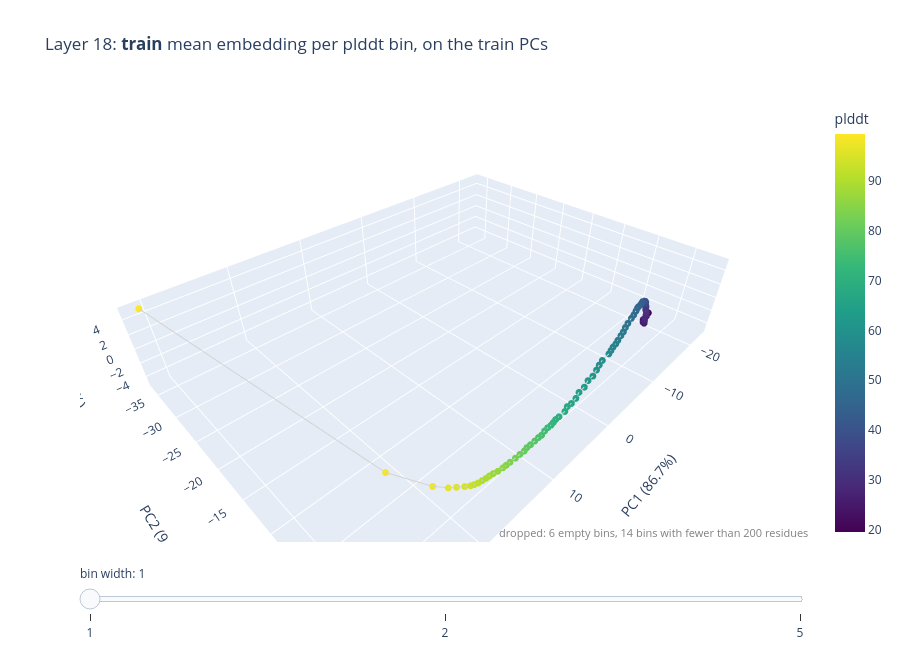
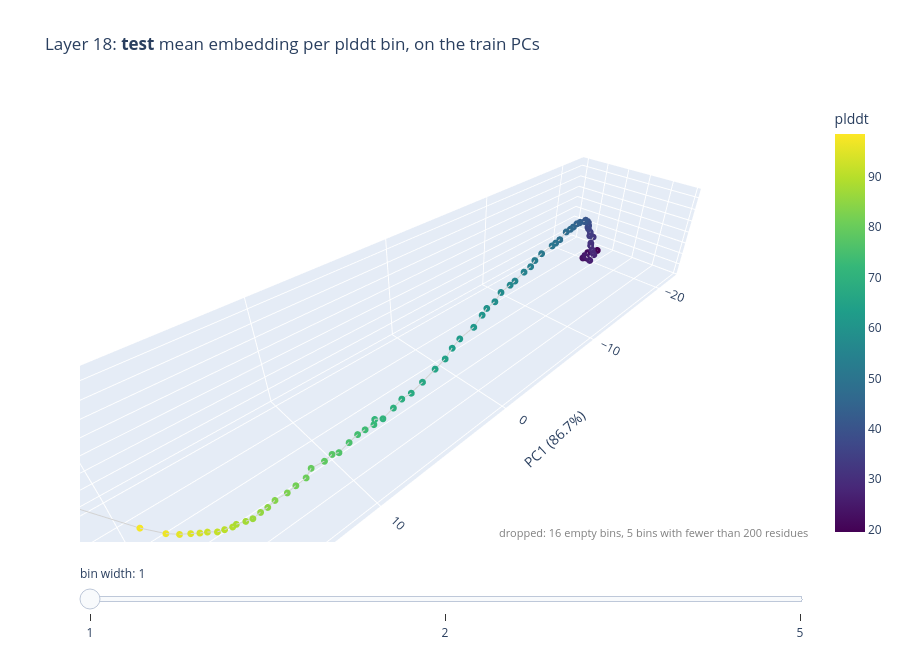

Here is the notebook cell these charts were saved with, in order:
### Markdown cell above
### pLDDT

### Code cell
widths = [1, 2, 5]
points = {split: {w: bin_means(sums[split]["plddt"], counts[split]["plddt"], 0, w) for w in widths} for split in SPLITS}

# train PC axes for every bin width, saved
axes = {}
for w in widths:
    axes[w] = pca_axes(points["train"][w]["means"], reference=axes[widths[0]]["components"] if axes else None)
    np.savez(config.data_path("label_bins") / f"train_plddt_width{w}_pca_axes_L{LAYER}.npz", **axes[w])
    print(f"bin width {w}: train PC1-6 explain {np.round(axes[w]['explained'], 3)}")

plot_pca(points["train"], axes, "plddt", f"Layer {LAYER}: <b>train</b> mean embedding per plddt bin, on the train PCs")
plot_pca(points["test"], axes, "plddt", f"Layer {LAYER}: <b>test</b> mean embedding per plddt bin, on the train PCs")

### Figure 1 — Plotly figure (JSON) as saved in the notebook; plotly's stock layout.template omitted (floating-point values rounded to 4 significant figures)
{"data": [{"hoverinfo": "text", "line": {"color": "lightgray"}, "marker": {"color": [19.5, 20.5, 21.5, 22.5, 23.5, 24.5, 25.5, 26.5, 27.5, 28.5, 29.5, 30.5, 31.5, 32.5, 33.5, 34.5, 35.5, 36.5, 37.5, 38.5, 39.5, 40.5, 41.5, 42.5, 43.5, 44.5, 45.5, 46.5, 47.5, 48.5, 49.5, 50.5, 51.5, 52.5, 53.5, 54.5, 55.5, 56.5, 57.5, 58.5, 59.5, 60.5, 61.5, 62.5, 63.5, 64.5, 65.5, 66.5, 67.5, 68.5, 69.5, 70.5, 71.5, 72.5, 73.5, 74.5, 75.5, 76.5, 77.5, 78.5, 79.5, 80.5, 81.5, 82.5, 83.5, 84.5, 85.5, 86.5, 87.5, 88.5, 89.5, 90.5, 91.5, 92.5, 93.5, 94.5, 95.5, 96.5, 97.5, 98.5, 99.5], "colorbar": {"title": {"text": "plddt"}}, "colorscale": [[0, "#440154"], [0.1111, "#482878"], [0.2222, "#3e4989"], [0.3333, "#31688e"], [0.4444, "#26828e"], [0.5556, "#1f9e89"], [0.6667, "#35b779"], [0.7778, "#6ece58"], [0.8889, "#b5de2b"], [1, "#fde725"]], "size": 4}, "mode": "markers+lines", "text": ["plddt 19.5: 532 residues", "plddt 20.5: 1,150 residues", "plddt 21.5: 2,266 residues", "plddt 22.5: 3,743 residues", "plddt 23.5: 5,989 residues", "plddt 24.5: 8,871 residues", "plddt 25.5: 12,354 residues", "plddt 26.5: 16,314 residues", "plddt 27.5: 20,889 residues", "plddt 28.5: 24,936 residues", "plddt 29.5: 29,177 residues", "plddt 30.5: 33,081 residues", "plddt 31.5: 37,211 residues", "plddt 32.5: 40,528 residues", "plddt 33.5: 44,527 residues", "plddt 34.5: 47,798 residues", "plddt 35.5: 50,460 residues", "plddt 36.5: 52,015 residues", "plddt 37.5: 53,681 residues", "plddt 38.5: 53,805 residues", "plddt 39.5: 53,174 residues", "plddt 40.5: 51,942 residues", "plddt 41.5: 49,843 residues", "plddt 42.5: 47,883 residues", "plddt 43.5: 46,367 residues", "plddt 44.5: 44,900 residues", "plddt 45.5: 43,267 residues", "plddt 46.5: 41,825 residues", "plddt 47.5: 40,302 residues", "plddt 48.5: 39,959 residues", "plddt 49.5: 39,412 residues", "plddt 50.5: 39,035 residues", "plddt 51.5: 38,713 residues", "plddt 52.5: 38,764 residues", "plddt 53.5: 38,005 residues", "plddt 54.5: 37,636 residues", "plddt 55.5: 36,966 residues", "plddt 56.5: 36,425 residues", "plddt 57.5: 35,958 residues", "plddt 58.5: 35,387 residues", "plddt 59.5: 35,241 residues", "plddt 60.5: 34,123 residues", "plddt 61.5: 33,739 residues", "plddt 62.5: 32,854 residues", "plddt 63.5: 33,111 residues", "plddt 64.5: 33,420 residues", "plddt 65.5: 34,253 residues", "plddt 66.5: 35,778 residues", "plddt 67.5: 36,597 residues", "plddt 68.5: 37,677 residues", "plddt 69.5: 38,446 residues", "plddt 70.5: 40,042 residues", "plddt 71.5: 41,696 residues", "plddt 72.5: 43,409 residues", "plddt 73.5: 45,655 residues", "plddt 74.5: 48,871 residues", "plddt 75.5: 52,874 residues", "plddt 76.5: 57,604 residues", "plddt 77.5: 62,600 residues", "plddt 78.5: 68,097 residues", "plddt 79.5: 75,413 residues", "plddt 80.5: 83,851 residues", "plddt 81.5: 94,700 residues", "plddt 82.5: 107,713 residues", "plddt 83.5: 122,987 residues", "plddt 84.5: 141,685 residues", "plddt 85.5: 161,952 residues", "plddt 86.5: 185,654 residues", "plddt 87.5: 212,220 residues", "plddt 88.5: 244,342 residues", "plddt 89.5: 285,321 residues", "plddt 90.5: 342,712 residues", "plddt 91.5: 419,766 residues", "plddt 92.5: 512,718 residues", "plddt 93.5: 614,942 residues", "plddt 94.5: 752,340 residues", "plddt 95.5: 920,427 residues", "plddt 96.5: 1,101,011 residues", "plddt 97.5: 1,551,243 residues", "plddt 98.5: 2,710,760 residues", "plddt 99.5: 861 residues"], "type": "scatter3d", "visible": true, "x": [-22.54, -21.06, -19.53, -18.44, -17.47, -16.77, -16.4, -16.31, -16.18, -16.03, -16.35, -16.4, -16.37, -16.45, -16.73, -16.66, -16.65, -16.71, -16.65, -16.27, -15.95, -15.34, -14.95, -14.2, -13.29, -12.51, -11.73, -10.88, -9.801, -8.732, -7.431, -6.492, -5.48, -4.553, -3.564, -2.807, -2.064, -1.359, -0.6838, 0.5309, 1.273, 2.006, 2.867, 3.649, 4.499, 5.297, 6.014, 6.692, 7.17, 7.759, 8.476, 8.923, 9.261, 9.594, 9.967, 10.41, 10.86, 11.21, 11.67, 12.17, 12.55, 12.9, 13.34, 13.82, 14.34, 14.73, 15.07, 15.51, 15.89, 16.2, 16.5, 16.82, 17.16, 17.45, 17.68, 18.02, 18.47, 18.93, 19.69, 21.77, 30.65], "y": [-3.163, -2.774, -2.494, -1.923, -1.53, -1.216, -1.251, -1.079, -1.062, -1.011, -1.096, -1.138, -1.237, -1.352, -1.521, -1.575, -1.624, -1.677, -1.731, -1.646, -1.579, -1.44, -1.381, -1.159, -0.8931, -0.771, -0.5565, -0.3012, -0.01493, 0.2409, 0.5169, 0.7334, 1.043, 1.26, 1.473, 1.659, 1.767, 1.942, 2.097, 2.11, 2.232, 2.397, 2.556, 2.526, 2.694, 2.654, 2.814, 2.803, 2.691, 2.846, 2.734, 2.677, 2.686, 2.679, 2.594, 2.582, 2.612, 2.528, 2.479, 2.39, 2.284, 2.283, 2.16, 2.048, 1.89, 1.769, 1.668, 1.492, 1.271, 1.115, 0.991, 0.8111, 0.6437, 0.4273, 0.2126, -0.1874, -0.7584, -1.365, -2.612, -6.82, -36.14], "z": [-5.078, -4.701, -4.395, -3.931, -3.369, -2.947, -2.614, -2.369, -2.005, -1.717, -1.388, -1.104, -0.8244, -0.7206, -0.4821, -0.2621, -0.0904, 0.1022, 0.2322, 0.4668, 0.6613, 0.9461, 1.129, 1.371, 1.679, 1.84, 2.1, 2.213, 2.341, 2.514, 2.613, 2.63, 2.724, 2.827, 2.852, 2.893, 2.94, 2.98, 3.005, 2.87, 2.775, 2.674, 2.513, 2.4, 2.204, 2.028, 1.832, 1.63, 1.47, 1.358, 1.101, 1.019, 0.8914, 0.7776, 0.6597, 0.5611, 0.3747, 0.2695, 0.1326, -0.03993, -0.2112, -0.3766, -0.5688, -0.7704, -1.007, -1.197, -1.353, -1.58, -1.757, -1.939, -2.109, -2.306, -2.482, -2.654, -2.798, -2.957, -3.155, -3.389, -3.631, -3.552, 5.233]}, {"hoverinfo": "text", "line": {"color": "lightgray"}, "marker": {"color": [19.0, 21.0, 23.0, 25.0, 27.0, 29.0, 31.0, 33.0, 35.0, 37.0, 39.0, 41.0, 43.0, 45.0, 47.0, 49.0, 51.0, 53.0, 55.0, 57.0, 59.0, 61.0, 63.0, 65.0, 67.0, 69.0, 71.0, 73.0, 75.0, 77.0, 79.0, 81.0, 83.0, 85.0, 87.0, 89.0, 91.0, 93.0, 95.0, 97.0, 99.0], "colorbar": {"title": {"text": "plddt"}}, "colorscale": [[0, "#440154"], [0.1111, "#482878"], [0.2222, "#3e4989"], [0.3333, "#31688e"], [0.4444, "#26828e"], [0.5556, "#1f9e89"], [0.6667, "#35b779"], [0.7778, "#6ece58"], [0.8889, "#b5de2b"], [1, "#fde725"]], "size": 4}, "mode": "markers+lines", "text": ["plddt 19: 717 residues", "plddt 21: 3,416 residues", "plddt 23: 9,732 residues", "plddt 25: 21,225 residues", "plddt 27: 37,203 residues", "plddt 29: 54,113 residues", "plddt 31: 70,292 residues", "plddt 33: 85,055 residues", "plddt 35: 98,258 residues", "plddt 37: 105,696 residues", "plddt 39: 106,979 residues", "plddt 41: 101,785 residues", "plddt 43: 94,250 residues", "plddt 45: 88,167 residues", "plddt 47: 82,127 residues", "plddt 49: 79,371 residues", "plddt 51: 77,748 residues", "plddt 53: 76,769 residues", "plddt 55: 74,602 residues", "plddt 57: 72,383 residues", "plddt 59: 70,628 residues", "plddt 61: 67,862 residues", "plddt 63: 65,965 residues", "plddt 65: 67,673 residues", "plddt 67: 72,375 residues", "plddt 69: 76,123 residues", "plddt 71: 81,738 residues", "plddt 73: 89,064 residues", "plddt 75: 101,745 residues", "plddt 77: 120,204 residues", "plddt 79: 143,510 residues", "plddt 81: 178,551 residues", "plddt 83: 230,700 residues", "plddt 85: 303,637 residues", "plddt 87: 397,874 residues", "plddt 89: 529,663 residues", "plddt 91: 762,478 residues", "plddt 93: 1,127,660 residues", "plddt 95: 1,672,767 residues", "plddt 97: 2,652,254 residues", "plddt 99: 2,711,621 residues"], "type": "scatter3d", "visible": false, "x": [-22.56, -19.82, -17.56, -16.24, -15.91, -15.88, -16.07, -16.29, -16.36, -16.39, -15.81, -14.84, -13.42, -11.79, -9.982, -7.697, -5.575, -3.629, -1.99, -0.5609, 1.369, 2.918, 4.565, 6.155, 7.427, 8.616, 9.583, 10.27, 11.12, 11.92, 12.83, 13.59, 14.54, 15.34, 16.12, 16.75, 17.39, 17.94, 18.59, 19.61, 21.73], "y": [-5.311, -4.087, -2.843, -1.982, -1.508, -1.135, -0.8939, -0.8961, -0.7742, -0.6746, -0.3963, 0.01314, 0.5788, 1.105, 1.638, 2.179, 2.577, 2.994, 3.265, 3.501, 3.427, 3.435, 3.28, 3.054, 2.763, 2.519, 2.212, 1.98, 1.742, 1.456, 1.066, 0.7049, 0.1895, -0.3087, -0.9006, -1.454, -2.044, -2.684, -3.639, -5.326, -8.823], "z": [-3.407, -3.069, -3.033, -2.578, -1.957, -1.134, -0.2301, 0.613, 1.324, 1.96, 2.407, 2.721, 2.716, 2.646, 2.346, 1.91, 1.46, 1.073, 0.7192, 0.5, 0.2637, -0.05249, -0.319, -0.58, -0.8278, -0.9775, -1.026, -1.088, -1.155, -1.201, -1.207, -1.259, -1.253, -1.185, -0.9955, -0.7846, -0.5198, -0.1092, 0.5732, 1.85, 4.869]}, {"hoverinfo": "text", "line": {"color": "lightgray"}, "marker": {"color": [17.5, 22.5, 27.5, 32.5, 37.5, 42.5, 47.5, 52.5, 57.5, 62.5, 67.5, 72.5, 77.5, 82.5, 87.5, 92.5, 97.5], "colorbar": {"title": {"text": "plddt"}}, "colorscale": [[0, "#440154"], [0.1111, "#482878"], [0.2222, "#3e4989"], [0.3333, "#31688e"], [0.4444, "#26828e"], [0.5556, "#1f9e89"], [0.6667, "#35b779"], [0.7778, "#6ece58"], [0.8889, "#b5de2b"], [1, "#fde725"]], "size": 4}, "mode": "markers+lines", "text": ["plddt 17.5: 790 residues", "plddt 22.5: 22,019 residues", "plddt 27.5: 103,670 residues", "plddt 32.5: 203,145 residues", "plddt 37.5: 263,135 residues", "plddt 42.5: 240,935 residues", "plddt 47.5: 204,765 residues", "plddt 52.5: 192,153 residues", "plddt 57.5: 179,977 residues", "plddt 62.5: 167,247 residues", "plddt 67.5: 182,751 residues", "plddt 72.5: 219,673 residues", "plddt 77.5: 316,588 residues", "plddt 82.5: 550,936 residues", "plddt 87.5: 1,089,489 residues", "plddt 92.5: 2,642,478 residues", "plddt 97.5: 6,284,302 residues"], "type": "scatter3d", "visible": false, "x": [-22.27, -16.77, -15.17, -15.48, -15.38, -13.0, -8.584, -3.355, 0.7905, 4.941, 8.533, 10.92, 12.99, 15.12, 17.04, 18.59, 21.07], "y": [-5.958, -2.262, -0.7679, -0.1562, 0.2569, 1.247, 2.424, 3.262, 3.622, 3.323, 2.591, 1.83, 1.055, -0.04012, -1.367, -2.817, -6.243], "z": [-3.174, -1.693, -0.6471, 1.037, 2.388, 2.783, 1.999, 0.7033, -0.1738, -0.828, -1.333, -1.457, -1.486, -1.356, -0.8171, 0.2679, 3.788]}], "layout": {"annotations": [{"font": {"color": "gray", "size": 11}, "showarrow": false, "text": "dropped: 6 empty bins, 14 bins with fewer than 200 residues", "x": 1, "xanchor": "right", "xref": "paper", "y": 0, "yanchor": "bottom", "yref": "paper"}], "height": 650, "scene": {"aspectmode": "data", "xaxis": {"title": {"text": "PC1 (86.7%)"}}, "yaxis": {"title": {"text": "PC2 (9.0%)"}}, "zaxis": {"title": {"text": "PC3 (2.3%)"}}}, "sliders": [{"currentvalue": {"prefix": "bin width: "}, "steps": [{"args": [{"visible": [true, false, false]}, {"annotations": [{"font": {"color": "gray", "size": 11}, "showarrow": false, "text": "dropped: 6 empty bins, 14 bins with fewer than 200 residues", "x": 1, "xanchor": "right", "xref": "paper", "y": 0, "yanchor": "bottom", "yref": "paper"}], "scene.xaxis.title.text": "PC1 (86.7%)", "scene.yaxis.title.text": "PC2 (9.0%)", "scene.zaxis.title.text": "PC3 (2.3%)"}], "label": "1", "method": "update"}, {"args": [{"visible": [false, true, false]}, {"annotations": [{"font": {"color": "gray", "size": 11}, "showarrow": false, "text": "dropped: 1 empty bins, 9 bins with fewer than 200 residues", "x": 1, "xanchor": "right", "xref": "paper", "y": 0, "yanchor": "bottom", "yref": "paper"}], "scene.xaxis.title.text": "PC1 (93.3%)", "scene.yaxis.title.text": "PC2 (3.8%)", "scene.zaxis.title.text": "PC3 (1.6%)"}], "label": "2", "method": "update"}, {"args": [{"visible": [false, false, true]}, {"annotations": [{"font": {"color": "gray", "size": 11}, "showarrow": false, "text": "dropped: 1 empty bins, 3 bins with fewer than 200 residues", "x": 1, "xanchor": "right", "xref": "paper", "y": 0, "yanchor": "bottom", "yref": "paper"}], "scene.xaxis.title.text": "PC1 (93.2%)", "scene.yaxis.title.text": "PC2 (3.9%)", "scene.zaxis.title.text": "PC3 (1.5%)"}], "label": "5", "method": "update"}]}], "title": {"text": "Layer 18: <b>train</b> mean embedding per plddt bin, on the train PCs"}}}

### Figure 2 — Plotly figure (JSON) as saved in the notebook; plotly's stock layout.template omitted (floating-point values rounded to 4 significant figures)
{"data": [{"hoverinfo": "text", "line": {"color": "lightgray"}, "marker": {"color": [19.5, 20.5, 21.5, 22.5, 23.5, 24.5, 25.5, 26.5, 27.5, 28.5, 29.5, 30.5, 31.5, 32.5, 33.5, 34.5, 35.5, 36.5, 37.5, 38.5, 39.5, 40.5, 41.5, 42.5, 43.5, 44.5, 45.5, 46.5, 47.5, 48.5, 49.5, 50.5, 51.5, 52.5, 53.5, 54.5, 55.5, 56.5, 57.5, 58.5, 59.5, 60.5, 61.5, 62.5, 63.5, 64.5, 65.5, 66.5, 67.5, 68.5, 69.5, 70.5, 71.5, 72.5, 73.5, 74.5, 75.5, 76.5, 77.5, 78.5, 79.5, 80.5, 81.5, 82.5, 83.5, 84.5, 85.5, 86.5, 87.5, 88.5, 89.5, 90.5, 91.5, 92.5, 93.5, 94.5, 95.5, 96.5, 97.5, 98.5], "colorbar": {"title": {"text": "plddt"}}, "colorscale": [[0, "#440154"], [0.1111, "#482878"], [0.2222, "#3e4989"], [0.3333, "#31688e"], [0.4444, "#26828e"], [0.5556, "#1f9e89"], [0.6667, "#35b779"], [0.7778, "#6ece58"], [0.8889, "#b5de2b"], [1, "#fde725"]], "size": 4}, "mode": "markers+lines", "text": ["plddt 19.5: 236 residues", "plddt 20.5: 495 residues", "plddt 21.5: 902 residues", "plddt 22.5: 1,409 residues", "plddt 23.5: 2,053 residues", "plddt 24.5: 2,949 residues", "plddt 25.5: 4,086 residues", "plddt 26.5: 5,148 residues", "plddt 27.5: 6,600 residues", "plddt 28.5: 7,718 residues", "plddt 29.5: 8,808 residues", "plddt 30.5: 10,125 residues", "plddt 31.5: 11,142 residues", "plddt 32.5: 11,951 residues", "plddt 33.5: 12,718 residues", "plddt 34.5: 13,709 residues", "plddt 35.5: 13,999 residues", "plddt 36.5: 14,540 residues", "plddt 37.5: 14,999 residues", "plddt 38.5: 14,861 residues", "plddt 39.5: 14,743 residues", "plddt 40.5: 14,492 residues", "plddt 41.5: 13,920 residues", "plddt 42.5: 13,639 residues", "plddt 43.5: 13,113 residues", "plddt 44.5: 12,751 residues", "plddt 45.5: 12,081 residues", "plddt 46.5: 11,601 residues", "plddt 47.5: 11,129 residues", "plddt 48.5: 11,049 residues", "plddt 49.5: 10,676 residues", "plddt 50.5: 10,449 residues", "plddt 51.5: 10,386 residues", "plddt 52.5: 10,460 residues", "plddt 53.5: 10,246 residues", "plddt 54.5: 10,304 residues", "plddt 55.5: 10,061 residues", "plddt 56.5: 9,808 residues", "plddt 57.5: 9,607 residues", "plddt 58.5: 9,643 residues", "plddt 59.5: 9,483 residues", "plddt 60.5: 9,220 residues", "plddt 61.5: 8,969 residues", "plddt 62.5: 8,879 residues", "plddt 63.5: 8,725 residues", "plddt 64.5: 8,983 residues", "plddt 65.5: 9,438 residues", "plddt 66.5: 9,575 residues", "plddt 67.5: 10,109 residues", "plddt 68.5: 10,169 residues", "plddt 69.5: 10,946 residues", "plddt 70.5: 11,038 residues", "plddt 71.5: 11,645 residues", "plddt 72.5: 12,231 residues", "plddt 73.5: 12,706 residues", "plddt 74.5: 13,247 residues", "plddt 75.5: 14,588 residues", "plddt 76.5: 15,477 residues", "plddt 77.5: 16,722 residues", "plddt 78.5: 18,067 residues", "plddt 79.5: 19,995 residues", "plddt 80.5: 22,038 residues", "plddt 81.5: 24,839 residues", "plddt 82.5: 28,654 residues", "plddt 83.5: 32,760 residues", "plddt 84.5: 38,263 residues", "plddt 85.5: 43,759 residues", "plddt 86.5: 50,040 residues", "plddt 87.5: 56,527 residues", "plddt 88.5: 64,337 residues", "plddt 89.5: 74,414 residues", "plddt 90.5: 88,019 residues", "plddt 91.5: 105,464 residues", "plddt 92.5: 124,730 residues", "plddt 93.5: 144,601 residues", "plddt 94.5: 171,231 residues", "plddt 95.5: 200,102 residues", "plddt 96.5: 229,747 residues", "plddt 97.5: 312,262 residues", "plddt 98.5: 529,701 residues"], "type": "scatter3d", "visible": true, "x": [-21.86, -21.61, -19.55, -17.95, -16.4, -16.36, -15.73, -14.85, -15.32, -15.06, -15.31, -15.41, -15.63, -16.1, -15.78, -16.08, -16.07, -16.1, -16.06, -16.26, -15.82, -15.48, -15.14, -14.21, -13.87, -13.13, -12.12, -11.47, -10.61, -9.293, -8.431, -7.762, -6.415, -5.102, -4.133, -3.375, -2.381, -1.632, -0.7007, 0.04833, 0.9312, 1.524, 2.428, 3.492, 4.192, 4.866, 5.627, 6.525, 7.304, 7.826, 8.417, 9.096, 9.366, 9.509, 9.956, 10.37, 10.85, 11.43, 11.69, 12.09, 12.67, 13.05, 13.56, 13.98, 14.52, 14.89, 15.21, 15.58, 15.84, 16.19, 16.34, 16.64, 16.89, 17.2, 17.44, 17.73, 18.1, 18.51, 19.24, 21.68], "y": [-2.833, -3.239, -2.518, -1.673, -1.183, -1.019, -0.5358, 0.2966, 0.3166, 0.3694, 0.09365, -0.1461, -0.2809, -0.4335, -0.5686, -0.7366, -0.9427, -1.026, -0.966, -1.152, -0.9812, -0.9803, -0.8718, -0.7097, -0.5512, -0.3411, -0.009826, 0.166, 0.3752, 0.7574, 1.005, 1.187, 1.33, 1.766, 2.169, 2.262, 2.386, 2.616, 2.721, 2.925, 3.098, 3.293, 3.519, 3.523, 3.659, 3.828, 3.882, 3.918, 3.953, 3.849, 3.913, 3.936, 3.657, 3.752, 3.652, 3.617, 3.569, 3.547, 3.38, 3.304, 3.061, 3.193, 3.102, 3.03, 2.833, 2.78, 2.683, 2.62, 2.42, 2.146, 2.065, 1.836, 1.595, 1.226, 0.9134, 0.562, 0.1107, -0.5129, -1.805, -6.219], "z": [-4.823, -4.837, -4.079, -3.69, -2.895, -2.593, -2.263, -1.945, -1.607, -1.363, -1.254, -1.006, -0.9269, -0.603, -0.4357, -0.2848, -0.05044, 0.0592, 0.2228, 0.3653, 0.6562, 0.8726, 0.9014, 1.202, 1.324, 1.548, 1.733, 1.838, 1.996, 1.997, 2.136, 2.237, 2.22, 2.398, 2.508, 2.476, 2.328, 2.468, 2.435, 2.247, 2.306, 2.241, 2.018, 1.825, 1.675, 1.457, 1.278, 1.004, 0.8125, 0.7048, 0.5658, 0.3586, 0.3123, 0.1391, 0.05513, 0.02578, -0.1786, -0.4056, -0.4433, -0.6459, -0.8394, -1.047, -1.217, -1.393, -1.596, -1.791, -1.921, -2.065, -2.197, -2.343, -2.46, -2.589, -2.742, -2.819, -2.971, -3.079, -3.239, -3.41, -3.587, -3.455]}, {"hoverinfo": "text", "line": {"color": "lightgray"}, "marker": {"color": [19.0, 21.0, 23.0, 25.0, 27.0, 29.0, 31.0, 33.0, 35.0, 37.0, 39.0, 41.0, 43.0, 45.0, 47.0, 49.0, 51.0, 53.0, 55.0, 57.0, 59.0, 61.0, 63.0, 65.0, 67.0, 69.0, 71.0, 73.0, 75.0, 77.0, 79.0, 81.0, 83.0, 85.0, 87.0, 89.0, 91.0, 93.0, 95.0, 97.0, 99.0], "colorbar": {"title": {"text": "plddt"}}, "colorscale": [[0, "#440154"], [0.1111, "#482878"], [0.2222, "#3e4989"], [0.3333, "#31688e"], [0.4444, "#26828e"], [0.5556, "#1f9e89"], [0.6667, "#35b779"], [0.7778, "#6ece58"], [0.8889, "#b5de2b"], [1, "#fde725"]], "size": 4}, "mode": "markers+lines", "text": ["plddt 19: 328 residues", "plddt 21: 1,397 residues", "plddt 23: 3,462 residues", "plddt 25: 7,035 residues", "plddt 27: 11,748 residues", "plddt 29: 16,526 residues", "plddt 31: 21,267 residues", "plddt 33: 24,669 residues", "plddt 35: 27,708 residues", "plddt 37: 29,539 residues", "plddt 39: 29,604 residues", "plddt 41: 28,412 residues", "plddt 43: 26,752 residues", "plddt 45: 24,832 residues", "plddt 47: 22,730 residues", "plddt 49: 21,725 residues", "plddt 51: 20,835 residues", "plddt 53: 20,706 residues", "plddt 55: 20,365 residues", "plddt 57: 19,415 residues", "plddt 59: 19,126 residues", "plddt 61: 18,189 residues", "plddt 63: 17,604 residues", "plddt 65: 18,421 residues", "plddt 67: 19,684 residues", "plddt 69: 21,115 residues", "plddt 71: 22,683 residues", "plddt 73: 24,937 residues", "plddt 75: 27,835 residues", "plddt 77: 32,199 residues", "plddt 79: 38,062 residues", "plddt 81: 46,877 residues", "plddt 83: 61,414 residues", "plddt 85: 82,022 residues", "plddt 87: 106,567 residues", "plddt 89: 138,751 residues", "plddt 91: 193,483 residues", "plddt 93: 269,331 residues", "plddt 95: 371,333 residues", "plddt 97: 542,009 residues", "plddt 99: 529,819 residues"], "type": "scatter3d", "visible": false, "x": [-21.81, -20.06, -16.72, -15.65, -14.7, -14.79, -15.14, -15.57, -15.73, -15.74, -15.71, -14.97, -13.68, -12.26, -10.65, -8.438, -6.645, -4.143, -2.386, -0.6585, 1.018, 2.524, 4.4, 5.833, 7.505, 8.706, 9.801, 10.3, 11.17, 12.11, 12.91, 13.84, 14.78, 15.56, 16.21, 16.73, 17.22, 17.74, 18.3, 19.22, 21.68], "y": [-4.483, -4.249, -2.559, -1.618, -0.4828, -0.2411, -0.3359, -0.2512, -0.2976, -0.2308, -0.08706, 0.2335, 0.6865, 1.23, 1.714, 2.214, 2.559, 3.178, 3.351, 3.585, 3.626, 3.771, 3.572, 3.443, 3.106, 2.823, 2.514, 2.261, 2.024, 1.638, 1.181, 0.8171, 0.3579, -0.09027, -0.4857, -1.014, -1.554, -2.242, -3.088, -4.691, -8.321], "z": [-2.815, -2.298, -2.259, -1.831, -1.81, -1.247, -0.4989, 0.2437, 1.031, 1.563, 2.184, 2.426, 2.378, 2.304, 2.015, 1.463, 1.128, 0.5665, 0.2522, -0.02655, -0.2803, -0.6364, -0.9859, -1.377, -1.606, -1.687, -1.828, -1.891, -1.902, -1.937, -1.893, -1.972, -1.961, -1.915, -1.829, -1.583, -1.265, -0.7814, -0.06459, 1.348, 4.599]}, {"hoverinfo": "text", "line": {"color": "lightgray"}, "marker": {"color": [17.5, 22.5, 27.5, 32.5, 37.5, 42.5, 47.5, 52.5, 57.5, 62.5, 67.5, 72.5, 77.5, 82.5, 87.5, 92.5, 97.5], "colorbar": {"title": {"text": "plddt"}}, "colorscale": [[0, "#440154"], [0.1111, "#482878"], [0.2222, "#3e4989"], [0.3333, "#31688e"], [0.4444, "#26828e"], [0.5556, "#1f9e89"], [0.6667, "#35b779"], [0.7778, "#6ece58"], [0.8889, "#b5de2b"], [1, "#fde725"]], "size": 4}, "mode": "markers+lines", "text": ["plddt 17.5: 360 residues", "plddt 22.5: 7,808 residues", "plddt 27.5: 32,360 residues", "plddt 32.5: 59,645 residues", "plddt 37.5: 73,142 residues", "plddt 42.5: 67,915 residues", "plddt 47.5: 56,536 residues", "plddt 52.5: 51,845 residues", "plddt 57.5: 48,602 residues", "plddt 62.5: 44,776 residues", "plddt 67.5: 50,237 residues", "plddt 72.5: 60,867 residues", "plddt 77.5: 84,849 residues", "plddt 82.5: 146,554 residues", "plddt 87.5: 289,077 residues", "plddt 92.5: 634,045 residues", "plddt 97.5: 1,271,930 residues"], "type": "scatter3d", "visible": false, "x": [-21.15, -16.37, -14.08, -14.7, -14.95, -13.25, -9.215, -4.076, 0.567, 4.656, 8.554, 11.01, 13.09, 15.36, 17.09, 18.38, 20.8], "y": [-4.156, -2.194, -0.01248, 0.3202, 0.5668, 1.386, 2.533, 3.395, 3.751, 3.652, 2.877, 2.051, 1.143, 0.01497, -1.081, -2.4, -5.638], "z": [-1.754, -1.147, -0.8102, 0.5972, 2.039, 2.532, 1.788, 0.4608, -0.5033, -1.318, -1.916, -2.131, -2.094, -1.998, -1.606, -0.4208, 3.289]}], "layout": {"annotations": [{"font": {"color": "gray", "size": 11}, "showarrow": false, "text": "dropped: 16 empty bins, 5 bins with fewer than 200 residues", "x": 1, "xanchor": "right", "xref": "paper", "y": 0, "yanchor": "bottom", "yref": "paper"}], "height": 650, "scene": {"aspectmode": "data", "xaxis": {"title": {"text": "PC1 (86.7%)"}}, "yaxis": {"title": {"text": "PC2 (9.0%)"}}, "zaxis": {"title": {"text": "PC3 (2.3%)"}}}, "sliders": [{"currentvalue": {"prefix": "bin width: "}, "steps": [{"args": [{"visible": [true, false, false]}, {"annotations": [{"font": {"color": "gray", "size": 11}, "showarrow": false, "text": "dropped: 16 empty bins, 5 bins with fewer than 200 residues", "x": 1, "xanchor": "right", "xref": "paper", "y": 0, "yanchor": "bottom", "yref": "paper"}], "scene.xaxis.title.text": "PC1 (86.7%)", "scene.yaxis.title.text": "PC2 (9.0%)", "scene.zaxis.title.text": "PC3 (2.3%)"}], "label": "1", "method": "update"}, {"args": [{"visible": [false, true, false]}, {"annotations": [{"font": {"color": "gray", "size": 11}, "showarrow": false, "text": "dropped: 8 empty bins, 2 bins with fewer than 200 residues", "x": 1, "xanchor": "right", "xref": "paper", "y": 0, "yanchor": "bottom", "yref": "paper"}], "scene.xaxis.title.text": "PC1 (93.3%)", "scene.yaxis.title.text": "PC2 (3.8%)", "scene.zaxis.title.text": "PC3 (1.6%)"}], "label": "2", "method": "update"}, {"args": [{"visible": [false, false, true]}, {"annotations": [{"font": {"color": "gray", "size": 11}, "showarrow": false, "text": "dropped: 4 empty bins, 0 bins with fewer than 200 residues", "x": 1, "xanchor": "right", "xref": "paper", "y": 0, "yanchor": "bottom", "yref": "paper"}], "scene.xaxis.title.text": "PC1 (93.2%)", "scene.yaxis.title.text": "PC2 (3.9%)", "scene.zaxis.title.text": "PC3 (1.5%)"}], "label": "5", "method": "update"}]}], "title": {"text": "Layer 18: <b>test</b> mean embedding per plddt bin, on the train PCs"}}}
